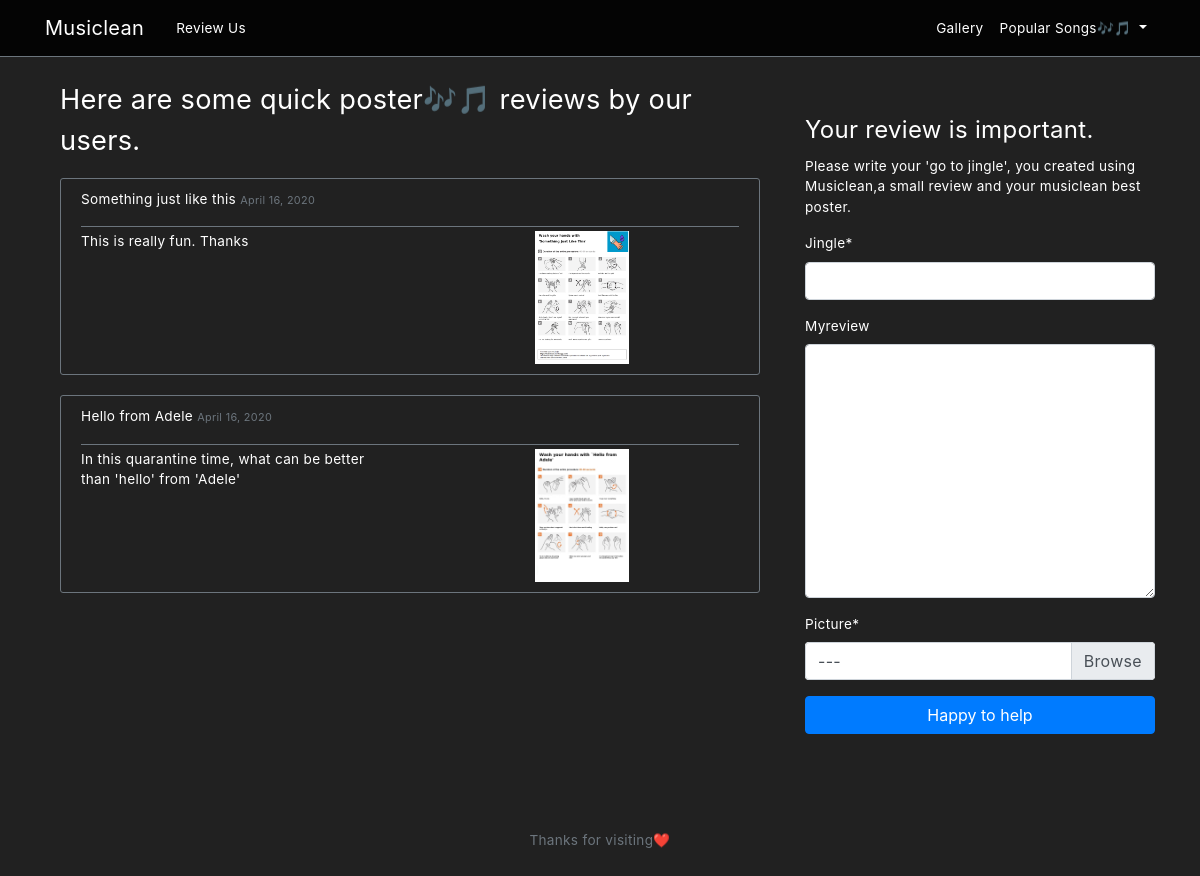
/review/, run on the app's committed database.
### handclean_app/models.py (models this page shows)
class ReviewModel(models.Model):
    jingle=models.CharField(max_length=255)
    myreview = models.TextField(max_length=1000,blank=True)
    picture = models.ImageField(upload_to='posters_review')
    date_posted=models.DateField(default=timezone.now)
    def __str__(self):
        return self.jingle

### handclean_app/views.py (the view)
# urls.py: path('review/',views.review, name="review")
def review(request):
    pr_form =ReviewModelForm()
    if request.method == 'POST':
        pr_form = ReviewModelForm(request.POST,request.FILES)
        if pr_form.is_valid():
            pr_form.save()
            messages.success(request, 'Thanks for your review!')
            pr_form=ReviewModelForm()
    review_done = ReviewModel.objects.all().order_by('-date_posted')
    print(review_done)
    review_done1 = ReviewModel.objects.all().order_by('-date_posted').reverse()
    print(review_done1)
    return render(request, 'handclean_app/review.html', {'review': pr_form,'review_done':review_done})

### handclean_app/forms.py
class ReviewModelForm(forms.ModelForm):
    class Meta:
        model = ReviewModel
        fields = {'jingle', 'myreview', 'picture'}
        ordering = ('-date_posted')
    def __init__(self, *args, **kwargs):
        super(ReviewModelForm, self).__init__(*args, **kwargs)
        self.helper = FormHelper()
        self.helper.layout = Layout(
            Fieldset(
                'Your review is important.',HTML("""
            <p>Please write your 'go to jingle', you created using Musiclean,a small review and your musiclean best poster.</p>"""),'jingle','myreview', 'picture'
            ),
            ButtonHolder(
                Submit('submit', 'Happy to help', css_class='btn btn-primary btn-block')
            )
        )

### handclean_app/templates/handclean_app/review.html (shortened to what this page needs)
{% load static %}
{% load crispy_forms_tags %}
<!DOCTYPE html>
<html lang="en">
  <head>
    <link
      rel="stylesheet"
      href="https://stackpath.bootstrapcdn.com/bootstrap/4.4.1/css/bootstrap.min.css"
    />
    <link rel="stylesheet" href='{% static "handclean_app/css/main.css" %}' />
  </head>
  <body style="font-size: 85%;letter-spacing: 0.3px; margin-bottom:5rem ;">
    <header class="site-header">
      <nav class="navbar navbar-expand-md navbar-dark bg-steel fixed-top">
        <div class="container">
          <a class="navbar-brand mr-4" href={% url 'home' %}>Musiclean</a>
          <div class="collapse navbar-collapse" id="navbarToggle">
            <div class="navbar-nav mr-auto">
              <a class="nav-item nav-link" href="{% url 'review' %}">Review Us</a>
            </div>
            <div class="navbar-nav">
              <ul class="navbar-nav mr-auto">
                <a class="nav-item nav-link" href="{% url 'gallery' %}">Gallery</a>
                <li class="nav-item dropdown">
                  <a class="nav-link dropdown-toggle" href="#" id="navbarDropdown" role="button" data-toggle="dropdown" aria-haspopup="true" aria-expanded="false">
                    Popular Songs🎶🎵
                  </a>
                </li>
              </ul>
            </div>
          </div>
        </div>
      </nav>
    </header>
    <main role="main" class="container">
    <div class ="row">
        <div class="col-md-8">
          <div class="container">
            <p style="text-align: left;font-size:200%; "> Here are some quick poster🎶🎵 reviews by our users.
            </p>
          {% for rev in review_done %}
          <article class="media content-section">
            <div class="media-body">
              <div class="article-metadata">
                <p class="mr-2" >{{ rev.jingle }}</a>
                <small class="text-muted">{{ rev.date_posted }}</small>
              </div>
              <div class="row">
                <div class="col-md-6">
                  <p>{{ rev.myreview}}</p>
                </div>
                <div class="col-md-6">
                  <img src={{ rev.picture.url }} class="center" width="30%"/>
                </div>
              </div>
            </div>
          </article>
          {% endfor %}
          </div>
        </div>
        <div class="col-md-4" >
          <div style="margin-top: 2rem;">
          <form method="post" enctype="multipart/form-data" >
            {% csrf_token %} {% crispy review review.helper %}
          </form>
        </div>
      </div>
      </div>
      <footer class="my-5 pt-5 text-muted text-center text-small">
        <p class="mb-1">Thanks for visiting❤️</p>
        <ul class ="list-inline">
        </ul>
      </footer>
    </main>
  </body>
</html>

### handclean_app/static/handclean_app/css/main.css (style rules this page uses)
body { background: rgba(0, 0, 0, 0.87); color: #fff; margin-top: 5rem; }
ul { margin: 0; }
.bg-steel { background-color: rgba(0, 0, 0, 0.87); }
.site-header .navbar-nav .nav-link { color: #fff; }
nav { border-bottom: 1px solid #6c757d !important; }
.content-section { padding: 10px 20px; border: 1px solid #6c757d !important; border-radius: 3px; margin-bottom: 20px; }
.article-metadata { padding-bottom: 1px; margin-bottom: 4px; border-bottom: 1px solid #6c757d !important; }

### handclean_app/templates/handclean_app/review.html (style rules this page uses)
.center { display: block; margin-left: auto; margin-right: auto; }
nav { border-bottom: 1px solid #6c757d !important; }
.content-section { padding: 10px 20px; border: 1px solid #6c757d !important; border-radius: 3px; margin-bottom: 20px; }
.article-metadata { padding-bottom: 1px; margin-bottom: 4px; border-bottom: 1px solid #6c757d !important; }

### data on the page
ReviewModel: jingle "Something just like this", date_posted "April 16, 2020", myreview "This is really fun. Thanks", picture (picture)
ReviewModel: jingle "Hello from Adele", date_posted "April 16, 2020", myreview "In this quarantine time, what can be better than 'hello' from 'Adele'", picture (picture)
